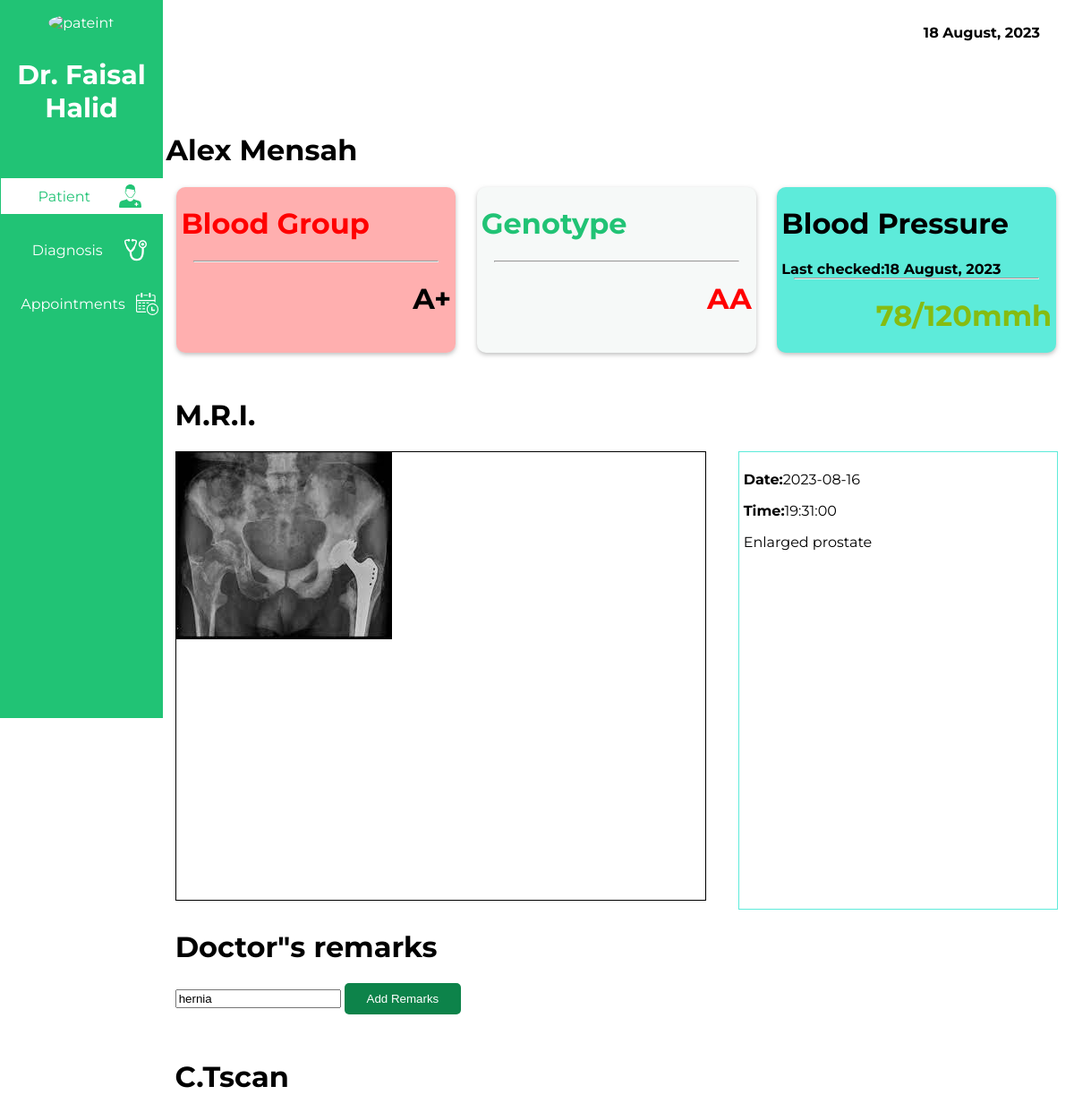
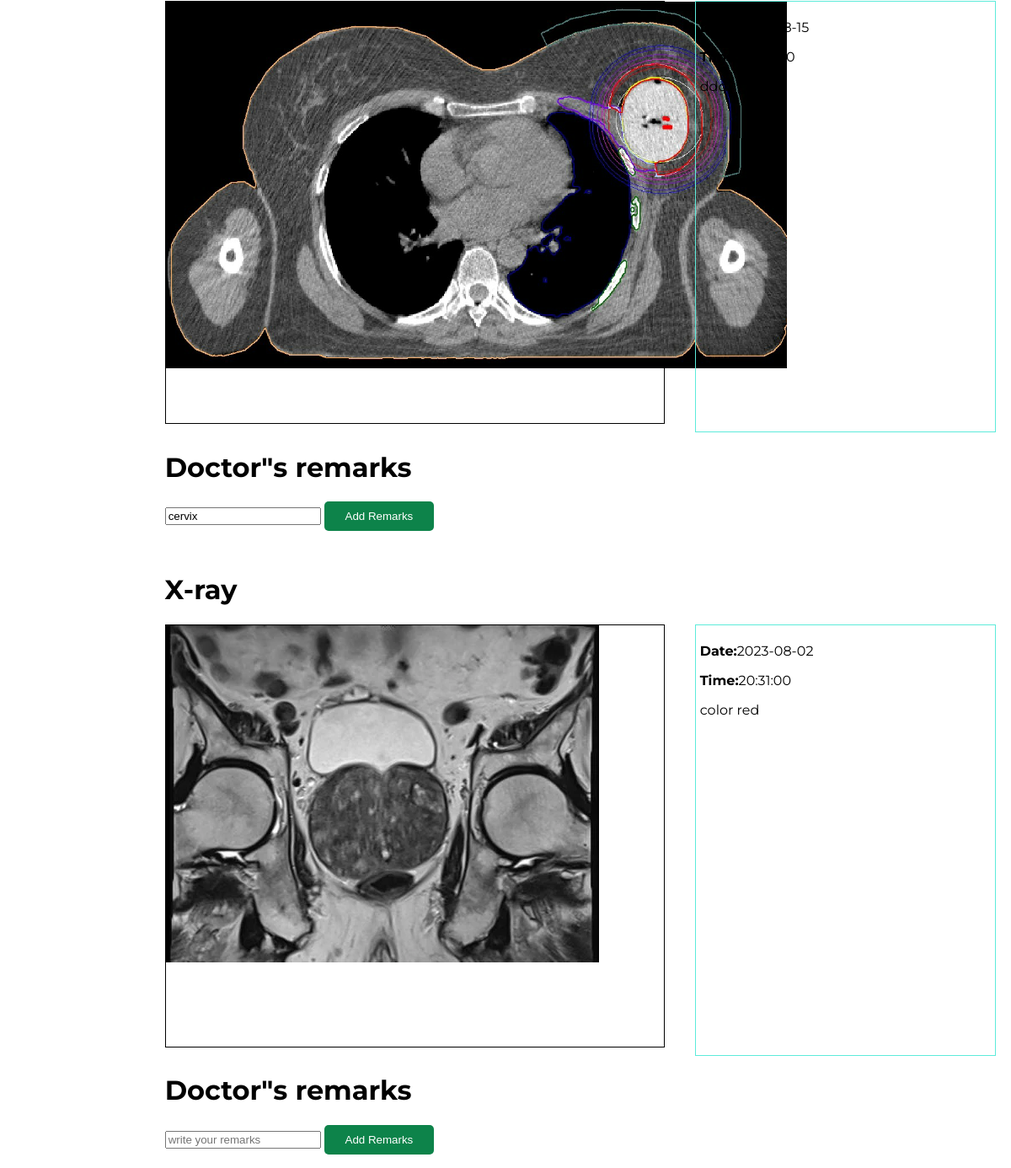
Screenshot of /doc/patient.php?patient=mensah@gmail.com (signed in) with the database file from the repository (2 pictures, top to bottom).
### tables this page shows
CREATE TABLE `doctors` (
  `name` varchar(40) NOT NULL,
  `email` varchar(40) NOT NULL,
  `password` varchar(40) NOT NULL,
  `department` varchar(50) NOT NULL
);

CREATE TABLE `patient` (
  `firstname` varchar(20) NOT NULL,
  `lastname` varchar(20) NOT NULL,
  `password` varchar(16) NOT NULL,
  `dob` date NOT NULL,
  `gender` varchar(7) NOT NULL,
  `genotype` varchar(5) NOT NULL,
  `bloodgroup` varchar(5) NOT NULL,
  `tel` varchar(15) NOT NULL,
  `email` varchar(40) NOT NULL
);

CREATE TABLE `myhealth` (
  `date` date NOT NULL,
  `times` time NOT NULL,
  `patient` varchar(50) NOT NULL,
  `scan` varchar(200) NOT NULL,
  `scantype` varchar(20) NOT NULL,
  `result` varchar(100) NOT NULL,
  `doctorsremarks` varchar(1000) NOT NULL
);

### doc/patient.php (the view, shortened to what this page needs)
<?php
$patient = $_GET['patient'];
include "../connection.php";
$doctor = $_SESSION['doctor'];
function convert($date):string{
    $new_date = date("d F, Y", strtotime($date));
   return $new_date;
}
$QUERY = mysqli_query($connection, "SELECT name from doctors WHERE email = '$doctor'");
$res = mysqli_fetch_assoc($QUERY);
$primary_select = "SELECT *FROM patient WHERE email = '$patient'";
$primary_query = mysqli_query($connection, $primary_select);
$pf = mysqli_fetch_assoc($primary_query);
$hSELECT = "SELECT *FROM myhealth where patient = '$patient'";
$hQUERY = mysqli_query($connection, $hSELECT);
?>
<!DOCTYPE html>
<html lang="en">
<head>
    <link rel="stylesheet" href="../css/dpatient.css">
</head>
<body>
    <div class="sidebar">
        <div class="patient">
            <div class="image">
                <img src="../images/avatar.png" alt="pateint">
            </div>
            <h3><?php echo $res['name']?></h3>
        </div>
        <div class="menu">
            <a href=""><div class="menu-item current">Patient  <div class="imag"><img src="../images/patient.svg" alt="" ></div> </div></a>
            <a href="diagnosis.php"><div class="menu-item ">Diagnosis  <div class="imag"><img src="../images/stethoscope.svg" alt="" ></div> </div></a>
            <a href="appointments.php"><div class="menu-item ">Appointments  <div class="imag"><img src="../images/calendar.svg" alt="" ></div> </div></a>
        </div>
</div>
    <div class="main">
       <div class="date">
        <b><?php echo convert(date("d-m-Y"))?></b>
       </div>
 <h1><?php echo $pf['firstname'].' '.$pf['lastname']?></h1>
       <div class="data">
        <div class="dat blood">
            <h1 style="color: red;">Blood Group</h1>
            <hr>
            <h1 class="bld"><?php echo $pf['bloodgroup'] ?></h1>
        </div>
        <div class="dat genotype">
            <h1 style="color: #21C375;">Genotype</h1>
            <hr>
            <h1 class="gen"><?php echo $pf['genotype'] ?></h1>
        </div>
        <div class="dat bloodpressure">
            <h1 style="color: black;">Blood Pressure</h1>
            <b>Last checked:<?php echo convert(date("d-m-Y")) ?></b>
            <hr>
            <h1 class="bldp">78/120mmh</h1>
        </div>
       </div>
       <?php
      while( $hres = mysqli_fetch_assoc($hQUERY)){
        echo '
    <h1 style="margin-left: 10px; margin-top:50px;">'.$hres["scantype"].'</h1>
       <div class="xray">
        <div class="xraybox">
            <img src="'.$hres["scan"].'" alt="xray">
        </div>
        <div class="xraydata">
        <p><b>Date:</b>'.$hres["date"].'</p>
        <p><b>Time:</b>'.$hres["times"].'</p>
            <p>'.$hres["result"].'</p>
        </div>
       </div>
  <form action="#" method="POST">
    <input name="scan" type="hidden" value="'.$hres["scan"].'">
       <div class="remarks">
        <h1>Doctor"s remarks</h1>
       <input type="text" value="'.$hres["doctorsremarks"].'" required name="docremarks" id="" cols="30" rows="10" placeholder="write your remarks">
       <button name="remarks" type="submit">Add Remarks</button>
       </div>
      </form>
      '
      ;}
       ?>
    </div>
</body>
</html>

### css/dpatient.css (style rules this page uses)
body { background-color: white; font-family: 'Montserrat'; }
.sidebar { background-color:#21C375; color: white; width:15%; border: 1px solid #21C375; min-height: 100vh; position: fixed; top:0; left:0; }
.patient { width: 100%; text-align: center; margin-top: 15px; margin-bottom: 60px; }
.patient h3 { font-weight: bolder; font-size: 30px; }
.image img { border-radius: 100%; }
.sidebar .menu { width: 99%; }
.imag img { width: 25px; }
.menu-item { width:100%; height:40px; display: flex; align-items: center; padding-left: 10px; color: white; margin-top:20px ; margin-bottom:20px ; display: flex; justify-content: space-evenly; }
.current { background-color: white; color: #21C375; }
.menu a { text-decoration: none; }
.main { width: 85%; margin-left: auto; }
.date { text-align: right; height: 100px; margin-right: 30px; }
.data { width: 100%; display: flex; justify-content: space-around; }
.dat { border-radius: 10px; box-shadow: 0px 2px 5px rgba(128, 128, 128, 0.509); width:30%; padding-left: 5px; padding-right: 5px; }
hr { width: 90%; margin: auto; }
.blood { background-color: rgba(255, 0, 0, 0.312); }
.genotype { background-color: #F6F9F8 }
.bld,.gen,.bldp { text-align: right; }
.gen { color: red; }
.bldp { color: #86bc11; }
.bloodpressure { background-color: #5DEBDA; }
.xray { margin:20px auto; width:98%; display: flex; justify-content: space-between; }
.xraybox { border: 1px solid black; width:60%; height: 500px; }
.xraydata { border: 1px solid #5DEBDA; width:35%; height: 500px; padding: 5px; }
.remarks { width: 98%; margin: auto; }
button { background-color: rgba(13, 131, 74,1); border:none; border-radius: 5px; height: 35px; width:130px; color: white; }

### rows the page displays
doctors: name "Dr. Faisal Halid"
patient: firstname "Alex", lastname "Mensah", bloodgroup "A+", genotype "AA"
myhealth: scantype "M.R.I.", scan (picture), date "2023-08-16", times "19:31:00", result "Enlarged prostate", docremarks "hernia"
myhealth: scantype "C.Tscan", scan (picture), date "2023-08-15", times "20:03:00", result "ddd", docremarks "cervix"
myhealth: scantype "X-ray", scan (picture), date "2023-08-02", times "20:31:00", result "color red"
